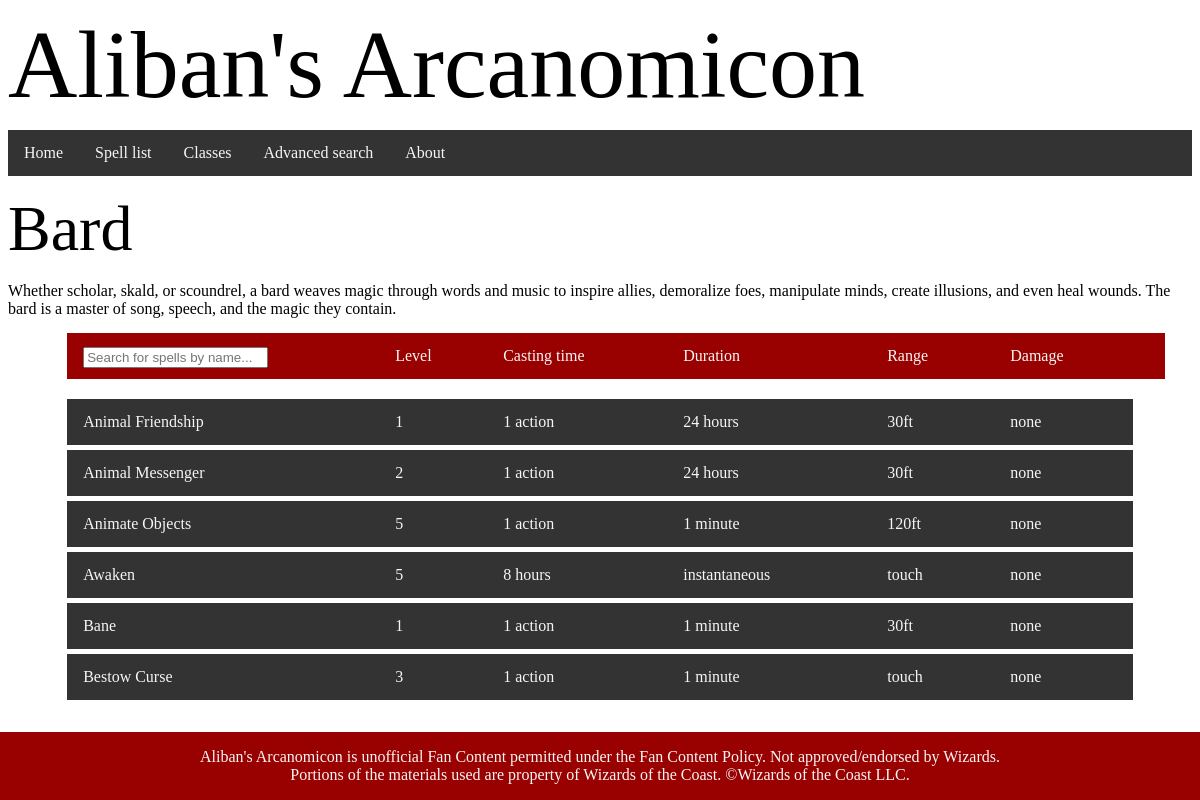
Page /class/bard on the committed database.
### tables this page shows
CREATE TABLE caster (id INTEGER PRIMARY KEY AUTOINCREMENT, name STRING, description TEXT);

CREATE TABLE spell (id INTEGER PRIMARY KEY AUTOINCREMENT, name STRING, description TEXT, level INTEGER, components STRING, concentration INTEGER, ritual INTEGER, damage STRING, range INTEGER REFERENCES range (id), duration INTEGER REFERENCES duration (id), castingtime STRING REFERENCES castingtime (id), school INTEGER REFERENCES school (id));

CREATE TABLE castingtime (id INTEGER PRIMARY KEY AUTOINCREMENT, name STRING);

CREATE TABLE duration (id INTEGER PRIMARY KEY AUTOINCREMENT, name STRING);

CREATE TABLE range (id INTEGER PRIMARY KEY AUTOINCREMENT, name STRING);

### routes.py (the view)
@app.route('/class/<classname>')
def classsing(classname):
    castersql = "SELECT caster.name, caster.description FROM caster WHERE caster.id = {}"
    spellsql = "SELECT spell.id, spell.name, spell.level, castingtime.name, duration.name, range.name, spell.damage FROM spell INNER JOIN range ON range.id = spell.range INNER JOIN castingtime ON castingtime.id = spell.castingtime INNER JOIN duration ON duration.id = spell.duration WHERE spell.id IN (SELECT sid FROM spellcaster WHERE cid = {})" #many-many SQL query, with nested parameters
    if classname in entfields[4][1:]: #checking if it's in the list in "entfields" from the 1 index on (0 index is the name of the field). This prevents hackers from inserting malicious SQL
        casterid = entfields[4].index(classname) #takes id of matching entry and replaces name with it
        castersql = castersql.format(casterid)
        caster = db_func(castersql, single = True)
        spellsql = spellsql.format(casterid) #puts the id of the caster into the many-many SQL query
        spells = db_func(spellsql, single = False)
        return render_template('class.html', caster = caster, spells = spells)
    else:
        return render_template("404.html"), 404

### templates/class.html
{% extends "layout.html" %}
{% block content %}
    <h2>{{ caster[0] }}</h2>
    {{ caster[1] }}
    <br>
    {% include "spelllist.html" %}
{% endblock content %}

### templates/spelllist.html (shortened to what this page needs)
{% block spells %}
<div class="spellfields">
    <span class="asname">
        <input type="text" id="myInput" onkeyup="searchfilter()" placeholder="Search for spells by name...">
    </span>
    <span class="aslevel">Level</span>
    <span class="ascastime">Casting time</span>
    <span class="asdurat">Duration</span>
    <span class="asrange">Range</span>
    <span class="asdmg">Damage</span>
</div>
<div id="spells">
{% for spell in spells %}
    <div class="spelllink">
        <a href="spell/{{ spell[0] }}">
            <span class= "asname">{{ spell[1] }}</span>
            <span class= "aslevel">{{ spell[2] }}</span>
            <span class= "ascastime">{{ spell[3] }}</span>
            <span class= "asdurat">{{ spell[4] }}</span>
            <span class= "asrange">{{ spell[5] }}</span>
            <span class= "asdmg">{{ spell[6] }}</span>
        </a>
    </div>
{% endfor %}
<br>
<br>
<br>
<br>
</div>
{% endblock spells %}

### static/css/main.css (style rules this page uses)
.spellfields { margin: 5px; padding: 14px 16px; background-color: #990100; overflow: hidden; align-self: center; width: 90%; display: block; margin-left: 5%; margin-bottom: 20px; margin-top: 15px; color: #F6F6F6; }
.spelllink { margin: 5px; overflow: hidden; background-color: #333333; align-self: center; width: 90%; display: block; margin-left: 5%; }
.spelllink a { padding: 14px 16px; text-align: left; text-decoration: none; float: left; width: 100%; }
.asname { position: absolute; width: 25%; }
.aslevel { position: absolute; margin-left: 26%; text-align: center; }
.ascastime { position: absolute; margin-left: 35%; text-align: center; }
.asdurat { position: absolute; margin-left: 50%; text-align: center; }
.asrange { position: absolute; margin-left: 67%; text-align: center; }
.asdmg { margin-left: 87%; text-align: center; }
a:link { color: #F6F6F6; }
h2 { font-family: Modesto; font-weight: normal; font-style: normal; font-size: 4em; line-height: 0px; }

### rows in the picture
caster: name "Bard", description "Whether scholar, skald, or scoundrel, a bard weaves magic through words and music to inspire allies, demoralize foes, manipulate minds, create illusions, and even heal wounds. The bard is a master of song, speech, and the magic they contain."
spell: name "Animal Friendship", level "1", name "1 action", name "24 hours", name "30ft", damage "none"
spell: name "Animal Messenger", level "2", name "1 action", name "24 hours", name "30ft", damage "none"
spell: name "Animate Objects", level "5", name "1 action", name "1 minute", name "120ft", damage "none"
spell: name "Awaken", level "5", name "8 hours", name "instantaneous", name "touch", damage "none"
spell: name "Bane", level "1", name "1 action", name "1 minute", name "30ft", damage "none"
spell: name "Bestow Curse", level "3", name "1 action", name "1 minute", name "touch", damage "none"
